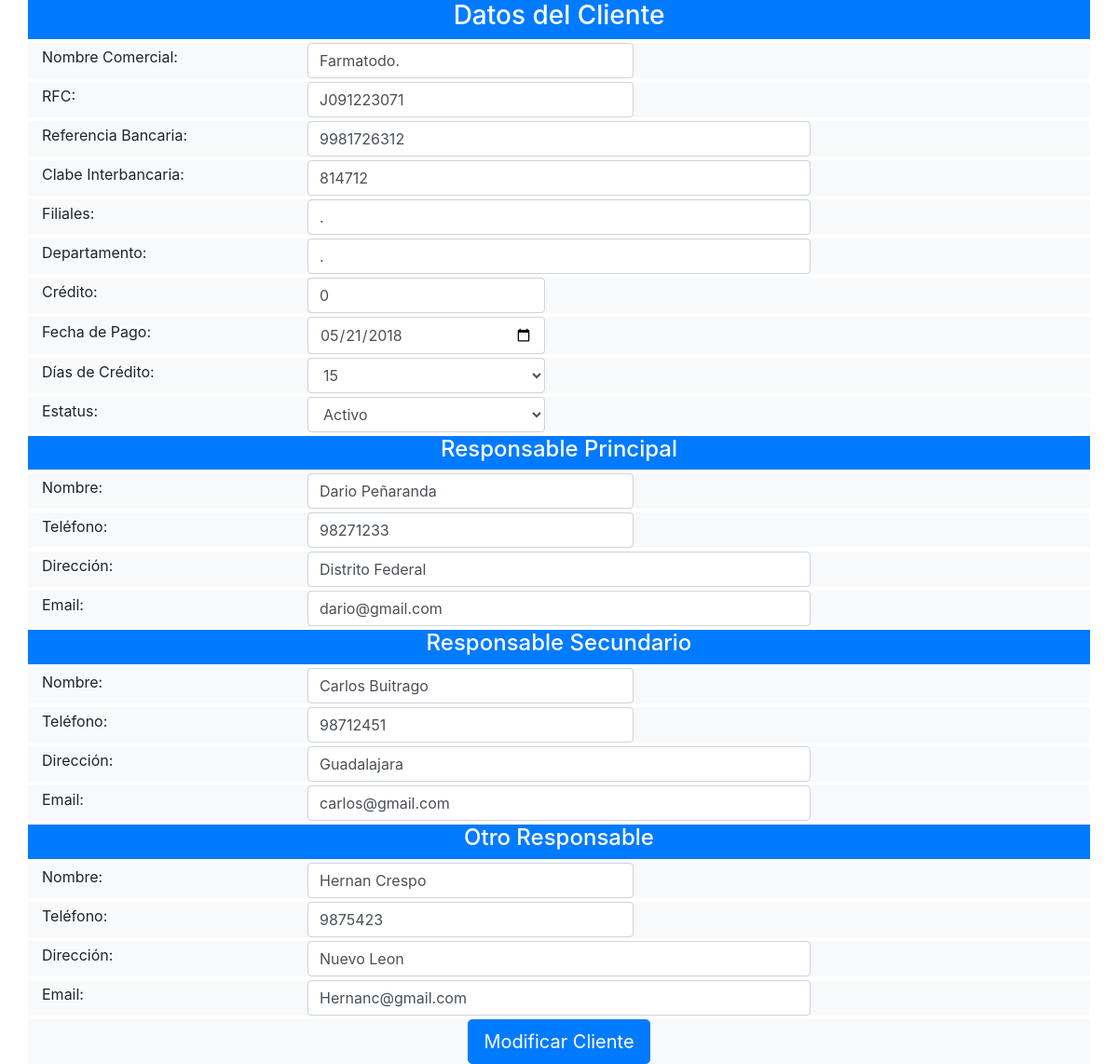
The page /frontend/pantalla/cliente/modificar_cliente.php on the database its author committed.
### tables this page shows
CREATE TABLE IF NOT EXISTS `cliente` (
  `cod_cli` int(11) NOT NULL AUTO_INCREMENT,
  `rfc_cli` varchar(15) NOT NULL,
  `com_cli` varchar(80) NOT NULL,
  `raz_cli` varchar(80) NOT NULL,
  `ref_cli` varchar(20) NOT NULL,
  `cue_cli` varchar(20) NOT NULL,
  `fil_cli` varchar(35) NOT NULL,
  `dep_cli` varchar(20) NOT NULL,
  `re1_cli` varchar(25) NOT NULL,
  `te1_cli` varchar(15) NOT NULL,
  `di1_cli` varchar(80) NOT NULL,
  `em1_cli` varchar(80) NOT NULL,
  `re2_cli` varchar(25) DEFAULT NULL,
  `te2_cli` varchar(15) DEFAULT NULL,
  `di2_cli` varchar(80) DEFAULT NULL,
  `em2_cli` varchar(80) DEFAULT NULL,
  `re3_cli` varchar(25) DEFAULT NULL,
  `te3_cli` varchar(15) DEFAULT NULL,
  `di3_cli` varchar(80) DEFAULT NULL,
  `em3_cli` varchar(80) NOT NULL,
  `cre_cli` float NOT NULL,
  `dia_cli` int(11) NOT NULL,
  `pag_cli` date NOT NULL,
  `pdf_cli` text NOT NULL,
  `est_cli` char(1) NOT NULL,
  PRIMARY KEY (`cod_cli`)
);

### backend/clase/permiso.class.php (called while the page is built, shortened)
<?php
require_once("utilidad.class.php");
class permiso extends utilidad
{   public $cod_per;
	public function validar_acceso($id_opc,$fky_usuario)
	{
		$sql="select est_per
		      from  permiso
		      where
		      fky_opcion=$id_opc and
		      fky_usuario=$fky_usuario";
		      return $this->ejecutar($sql);
	}
}
?>

### backend/clase/utilidad.class.php (called while the page is built, shortened)
<?php
class utilidad
{
    private $servidor="localhost";
    private $usuario="root";
    private $clave="";
    private $base_datos="febrero";
    public  $mysqli;
   public function conectar(){
   		$this->mysqli = new mysqli($this->servidor, $this->usuario, $this->clave, $this->base_datos);
   }
	public function ejecutar($sql){
		return $this->mysqli->query($sql);
	}
	public function extraer_dato($pun_bds){
		return $pun_bds->fetch_assoc();
	}
}
?>

### backend/clase/cliente.class.php (called while the page is built, shortened)
<?php
require_once("utilidad.class.php");
class cliente extends utilidad
{
   public function filtrar($cod_cli,$rfc_cli,$com_cli){
        $where="where 1=1";
        $filtro1 = ($cod_cli!="") ? "and cod_cli=$cod_cli":"";
        $filtro2 = ($rfc_cli!="") ? "and rfc_cli='$rfc_cli'":"";
        $filtro3 = ($com_cli!="") ? "and com_cli like '%$com_cli%'":"";
   		  $sql="select * from cliente $where $filtro1 $filtro2 $filtro3";
   	    return $this->ejecutar($sql);
   }
}
?>

### frontend/pantalla/cliente/modificar_cliente.php (the view, shortened to what this page needs)
<?php
require("../../../backend/clase/cliente.class.php");
require("../../../backend/clase/permiso.class.php");
$obj=new cliente;
$objPermiso=new permiso;
$permiso=$objPermiso->validar_acceso($opcion=1,$fky_usuario=1,$token=md5("12345"));
$acceso=$objPermiso->extraer_dato($permiso);
if($acceso["est_per"]=="A")
{
$resultado=$obj->filtrar($obj->cod_cli,$rfc_cli="",$com_cli="");
$datos=$obj->extraer_dato($resultado);
?>
<!DOCTYPE html>
<html lang="en">
<head>
	<link rel="stylesheet" href="../../bootstrap-4.0/css/bootstrap.min.css">
</head>
<body>
<form action="../../../backend/controlador/Cliente.php" method="POST">
	<div class="container">
	 <div class="row bg-primary text-white">
	 	 <div class="col-12 text-center">
	  	<h3>Datos del Cliente</h3>
	 	 </div>
	  </div>
	  <div class="row mt-1 bg-light">
		<div class="col-md-3 col-12 align-self-center">
		     <label for="">Nombre Comercial:</label>
		</div>
		<div class="col-md-4 col-12">
		    <input type="text" name="com_cli" id="com_cli" required="required" maxlength="25" class="form-control" placeholder="Nombre Comercial" onkeyup="return solo_letras();" value="<?php echo $datos['com_cli'] ?>">
		</div>
	  </div>
	  <div class="row mt-1 bg-light">
		<div class="col-md-3 col-12 align-self-center">
		     <label for="">RFC:</label>
		</div>
		<div class="col-md-4 col-12">
		    <input type="text" name="rfc_cli" id="rfc_cli" required="required" maxlength="15" class="form-control" placeholder="RFC" onkeyup="return solo_numeros();" value="<?php echo $datos['rfc_cli'] ?>">
		</div>
	  </div>
	   <div class="row mt-1 bg-light">
		<div class="col-md-3 col-12 align-self-center">
		     <label for="">Referencia Bancaria:</label>
		</div>
		<div class="col-md-6 col-12">
		    <input type="text" name="ref_cli" id="ref_cli" required="required" maxlength="20" class="form-control" placeholder="Referencia Bancaria" value="<?php echo $datos['ref_cli'] ?>">
		</div>
	  </div>
	   <div class="row mt-1 bg-light">
		<div class="col-md-3 col-12 align-self-center">
		     <label for="">Clabe Interbancaria:</label>
		</div>
		<div class="col-md-6 col-12">
		    <input type="text" name="cue_cli" id="cue_cli" required="required" maxlength="20" class="form-control" placeholder="Clabe Interbancaria" value="<?php echo $datos['cue_cli'] ?>">
		</div>
	  </div>
	   <div class="row mt-1 bg-light">
		<div class="col-md-3 col-12 align-self-center">
		     <label for="">Filiales:</label>
		</div>
		<div class="col-md-6 col-12">
		    <input type="text" name="fil_cli" id="fil_cli" required="required" maxlength="20" class="form-control" placeholder="Filiales"  value="<?php echo $datos['fil_cli'] ?>">
		</div>
	  </div>
	   <div class="row mt-1 bg-light">
		<div class="col-md-3 col-12 align-self-center">
		     <label for="">Departamento:</label>
		</div>
		<div class="col-md-6 col-12">
		    <input type="text" name="dep_cli" id="dep_cli" required="required" maxlength="20" class="form-control" placeholder="Departamento" value="<?php echo $datos['dep_cli'] ?>">
		</div>
	  </div>
	   <div class="row mt-1 bg-light">
		<div class="col-md-3 col-12 align-self-center">
		     <label for="">Crédito:</label>
		</div>
		<div class="col-md-3 col-12">
		    <input type="text" name="cre_cli" id="cre_cli" required="required" maxlength="10" class="form-control" placeholder="Credito" value="<?php echo $datos['cre_cli'] ?>">
		</div>
	  </div>
	   <div class="row mt-1 bg-light">
		<div class="col-md-3 col-12 align-self-center">
		     <label for="">Fecha de Pago:</label>
		</div>
		<div class="col-md-3 col-12">
		    <input type="date" name="pag_cli" id="pag_cli" required="required"  class="form-control" placeholder="Fecha de Pago"  value="<?php echo $datos['pag_cli'] ?>">
		</div>
	  </div>
	   <div class="row mt-1 bg-light">
		<div class="col-md-3 col-12 align-self-center">
		     <label for="">Días de Crédito:</label>
		</div>
		<div class="col-md-3 col-12">
		    <select name='dia_cli' id='dia_cli' class="form-control">
		    <?php
		    	for ($i=0; $i < 366 ; $i++) {
		    		if($datos["dia_cli"]==$i)
		    		echo "<option value='$i'>$i</option>";
		    	}
		    ?>
		    </select>
		</div>
	  </div>
	  <div class="row mt-1 bg-light">
	     <div class="col-md-3 col-12 align-self-center">
		     <label for="">Estatus:</label>
		</div>
	    <div class="col-md-3 col-12">
		<select name="est_cli" id="est_cli" class="form-control">
			<option value="A" selected="">Activo</option>
		</select>
		</div>
	 </div>
	 <div class="row  mt-1 bg-primary text-white">
	 	 <div class="col-12 text-center">
	  	<h4>Responsable Principal</h4>
	 	 </div>
	  </div>
	  <div class="row mt-1 bg-light">
		<div class="col-md-3 col-12 align-self-center">
		     <label for="">Nombre:</label>
		</div>
		<div class="col-md-4 col-12">
		    <input type="text" name="re1_cli" id="re1_cli" required="required" maxlength="25" class="form-control" placeholder="Nombre del Responsable Principal" onkeyup="return solo_letras();" value="<?php echo $datos['re1_cli'] ?>" >
		</div>
	  </div>
	  <div class="row mt-1 bg-light">
		<div class="col-md-3 col-12 align-self-center">
		     <label for="">Teléfono:</label>
		</div>
		<div class="col-md-4 col-12">
		    <input type="text" name="te1_cli" id="te1_cli" required="required" maxlength="15" class="form-control" placeholder="Teléfono Responsable Principal" value="<?php echo $datos['te1_cli'] ?>">
		</div>
	  </div>
	  <div class="row mt-1 bg-light">
		<div class="col-md-3 col-12 align-self-center">
		     <label for="">Dirección:</label>
		</div>
		<div class="col-md-6 col-12">
		    <input type="text" name="di1_cli" id="di1_cli" required="required" maxlength="80" class="form-control" placeholder="Dirección del Responsable Principal" value="<?php echo $datos['di1_cli'] ?>">
		</div>
	  </div>
	  	  <div class="row mt-1 bg-light">
		<div class="col-md-3 col-12 align-self-center">
		     <label for="">Email:</label>
		</div>
		<div class="col-md-6 col-12">
		    <input type="text" name="em1_cli" id="em1_cli" required="required" maxlength="80" class="form-control" placeholder="Email del Responsable Principal" value="<?php echo $datos['em1_cli'] ?>">
		</div>
	  </div>
     <div class="row  mt-1 bg-primary text-white">
	 	 <div class="col-12 text-center">
	  	<h4>Responsable Secundario</h4>
	 	 </div>
	  </div>
	  <div class="row mt-1 bg-light">
		<div class="col-md-3 col-12 align-self-center">
		     <label for="">Nombre:</label>
		</div>
		<div class="col-md-4 col-12">
		    <input type="text" name="re2_cli" id="re2_cli" required="required" maxlength="25" class="form-control" placeholder="Nombre del Responsable Secundario" onkeyup="return solo_letras();" value="<?php echo $datos['re2_cli'] ?>">
		</div>
	  </div>
	  <div class="row mt-1 bg-light">
		<div class="col-md-3 col-12 align-self-center">
		     <label for="">Teléfono:</label>
		</div>
		<div class="col-md-4 col-12">
		    <input type="text" name="te2_cli" id="te2_cli" required="required" maxlength="15" class="form-control" placeholder="Teléfono Responsable Secundario" value="<?php echo $datos['te2_cli'] ?>">
		</div>
	  </div>
	  <div class="row mt-1 bg-light">
		<div class="col-md-3 col-12 align-self-center">
		     <label for="">Dirección:</label>
		</div>
		<div class="col-md-6 col-12">
		    <input type="text" name="di2_cli" id="di2_cli" required="required" maxlength="80" class="form-control" placeholder="Dirección del Responsable Secundario" value="<?php echo $datos['di2_cli'] ?>">
		</div>
	  </div>
	  <div class="row mt-1 bg-light">
		<div class="col-md-3 col-12 align-self-center">
		     <label for="">Email:</label>
		</div>
		<div class="col-md-6 col-12">
		    <input type="text" name="em2_cli" id="em2_cli" required="required" maxlength="80" class="form-control" placeholder="Email del Responsable Secundario" value="<?php echo $datos['em2_cli'] ?>">
		</div>
	  </div>
    <div class="row  mt-1 bg-primary text-white">
	 	 <div class="col-12 text-center">
	  	<h4>Otro Responsable</h4>
	 	 </div>
	  </div>
	  <div class="row mt-1 bg-light">
		<div class="col-md-3 col-12 align-self-center">
		     <label for="">Nombre:</label>
		</div>
		<div class="col-md-4 col-12">
		    <input type="text" name="re3_cli" id="re3_cli" required="required" maxlength="25" class="form-control" placeholder="Nombre del Tercer Responsable" onkeyup="return solo_letras();" value="<?php echo $datos['re3_cli'] ?>">
		</div>
	  </div>
	  <div class="row mt-1 bg-light">
		<div class="col-md-3 col-12 align-self-center">
		     <label for="">Teléfono:</label>
		</div>
		<div class="col-md-4 col-12">
		    <input type="text" name="te3_cli" id="te3_cli" required="required" maxlength="15" class="form-control" placeholder="Teléfono Otro Responsable" value="<?php echo $datos['te3_cli'] ?>">
		</div>
	  </div>
	  <div class="row mt-1 bg-light">
		<div class="col-md-3 col-12 align-self-center">
		     <label for="">Dirección:</label>
		</div>
		<div class="col-md-6 col-12">
		    <input type="text" name="di3_cli" id="di3_cli" required="required" maxlength="80" class="form-control" placeholder="Dirección Otro Responsable" value="<?php echo $datos['di3_cli'] ?>">
		</div>
	  </div>
	  <div class="row mt-1 bg-light">
		<div class="col-md-3 col-12 align-self-center">
		     <label for="">Email:</label>
		</div>
		<div class="col-md-6 col-12">
		    <input type="text" name="em3_cli" id="em3_cli" required="required" maxlength="80" class="form-control" placeholder="Email Otro Responsable" value="<?php echo $datos['em3_cli'] ?>">
		</div>
	  </div>
	  <div class="row mt-1 bg-light">
	  	 <div class="col-12  text-center">
		     <input type="submit" class="btn btn-primary btn-lg" value="Modificar Cliente">
		</div>
	   </div>
	</div>
</form>
</body>
</html>
<?php
}else{
	$obj->mensaje("danger","No tienes permiso de accesar a esta p&aacute;gina");
}
?>

### rows shown on the page
cliente: com_cli "Farmatodo.", rfc_cli "J091223071", ref_cli "9981726312", cue_cli "814712", fil_cli ".", dep_cli ".", cre_cli "0", pag_cli "05/21/2018", dia_cli "15", re1_cli "Dario Peñaranda", te1_cli "98271233", di1_cli "Distrito Federal", em1_cli "dario@gmail.com", re2_cli "Carlos Buitrago", te2_cli "98712451", di2_cli "Guadalajara", em2_cli "carlos@gmail.com", re3_cli "Hernan Crespo", te3_cli "9875423", di3_cli "Nuevo Leon", em3_cli "Hernanc@gmail.com"
